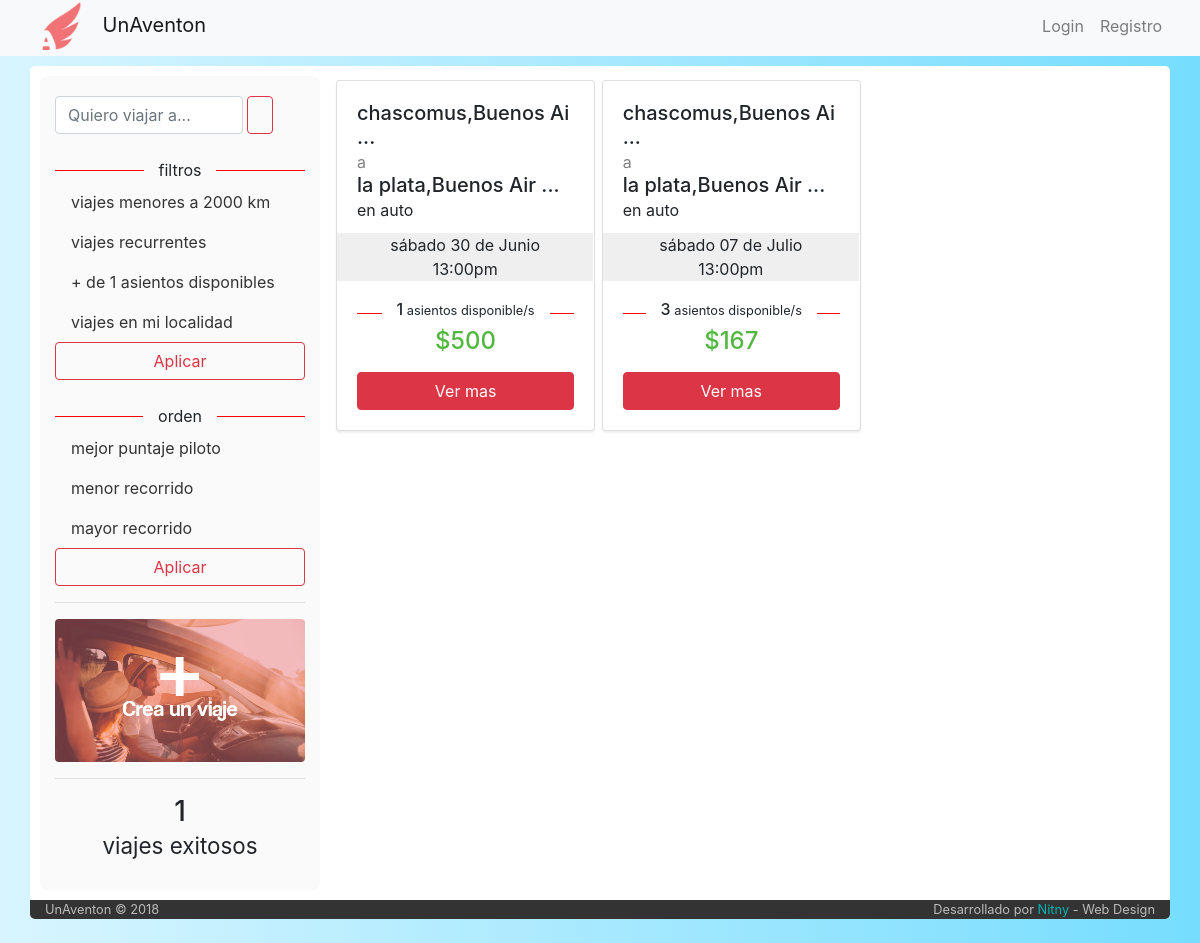
Before: / with the older database file.
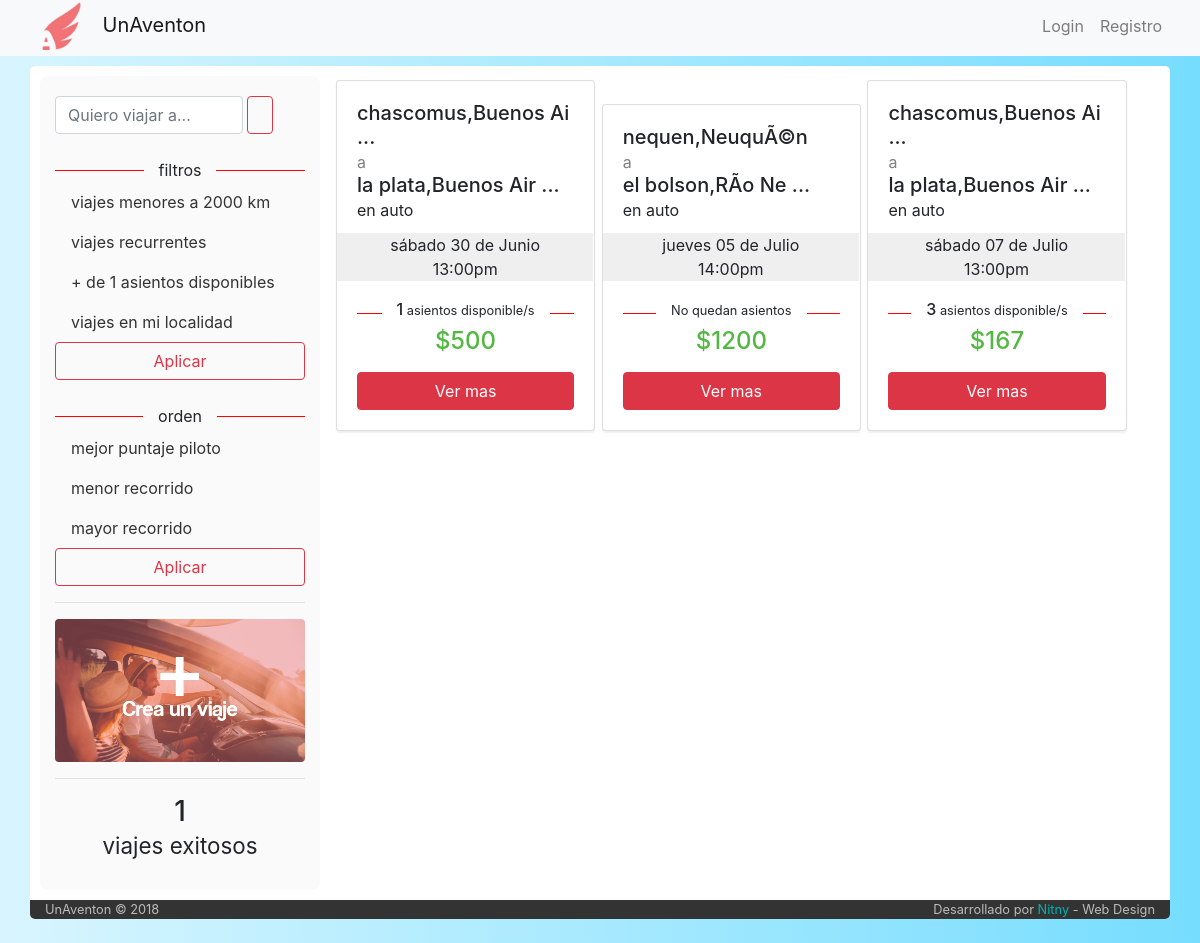
After: the same page with the newer database file.
### tables this page shows
CREATE TABLE IF NOT EXISTS `viaje` (
  `idViaje` int(6) NOT NULL AUTO_INCREMENT,
  `idPiloto` int(6) NOT NULL,
  `idVehiculo` int(6) NOT NULL,
  `fecha_publicacion` datetime NOT NULL,
  `fecha_partida` datetime NOT NULL,
  `tiempo_estimado` int(11) NOT NULL DEFAULT '30',
  `origen` varchar(60) NOT NULL,
  `destino` varchar(60) NOT NULL,
  `asientos_disponibles` int(2) NOT NULL,
  `costo` int(7) NOT NULL,
  `estado` int(1) NOT NULL DEFAULT '1',
  `tipo` varchar(50) NOT NULL DEFAULT 'unico',
  PRIMARY KEY (`idViaje`)
);

CREATE TABLE IF NOT EXISTS `tipo_vehiculo` (
  `idTipo` int(1) NOT NULL AUTO_INCREMENT,
  `icono` varchar(140) DEFAULT NULL,
  `tipo` varchar(11) NOT NULL,
  PRIMARY KEY (`idTipo`)
);

### index.php (called while the page is built, shortened)
<?php
	include ('core/helpers.php');
	include ('php/inicio_body.php');
	$router = new Router;
	$vars = $router->get_variables();
	render($vars);
	include ('php/cierre_body.php');

### controller/home.php (the view, shortened to what this page needs)
<?php
	function render($vars = [])
	{
		?>
		<div class="row" style="padding:10px 10px;">
			<div class="col-md-3" style="background-color: #fafafa; padding: 20px 15px; border-radius: 8px">
				<form class="form-inline my-2 my-lg-0">
				      <input class="form-control mr-sm-1" type="search" aria-label="Search" placeholder="Quiero viajar a..."  style="width: 75%">
				      <button class="btn btn-outline-danger my-2 my-sm-0" type="submit"> <img src="https://png.icons8.com/ios-glyphs/2x/search.png" alt="" style="width:20px; margin-top:-3px"> </button>
				</form>
				<br>
				<div class="strike">
   				<span>filtros</span>
				</div>
				<nav class="nav flex-column">
				  <a class="nav-link active" style="color: #333!important" href="#">viajes menores a 2000 km</a>
				  <a class="nav-link" href="#" style="color: #333!important">viajes recurrentes</a>
				  <a class="nav-link" href="#" style="color: #333!important">+ de 1 asientos disponibles</a>
					<a class="nav-link" href="#" style="color: #333!important">viajes en mi localidad</a>
				</nav>
				<center><button type="button" class="btn btn-outline-danger" style="width:100%">Aplicar</button></center>
				<br>
				<div class="strike">
   				<span>orden</span>
				</div>
				<nav class="nav flex-column">
				  <a class="nav-link active" style="color: #333!important" href="#">mejor puntaje piloto</a>
				  <a class="nav-link" href="#" style="color: #333!important">menor recorrido</a>
				  <a class="nav-link" href="#" style="color: #333!important">mayor recorrido</a>
				</nav>
				<center><button type="button" class="btn btn-outline-danger" style="width:100%">Aplicar</button></center>
				<hr>
				<a href="/altaviaje"><img src="img/boton.jpg" alt="" class="img-fluid boton_crear"></a>
				<hr>
				<h3 style="text-align: center">
				<?php
					include('php/conexion.php');
					$contador=mysqli_query($conexion,"SELECT *
																						from viaje
																						where estado=3")
																						or die ("problmas con el contador");
					echo mysqli_num_rows($contador);
					?>
					<br>
					<small>viajes exitosos</small>
					</h3>
 			</div>
			<div class="col-md-9">
			<?php
			$viajes=mysqli_query($conexion,"SELECT *, tipo_vehiculo.tipo as tipoVehiculo
											from viaje
											inner join usuario on viaje.idPiloto = usuario.idUser
											inner join vehiculo on viaje.idVehiculo = vehiculo.idVehiculo
											inner join tipo_vehiculo on vehiculo.tipo = tipo_vehiculo.idTipo
											where fecha_partida > now() and estado = 1
											order by fecha_partida") or
											die("Problemas en el select:".mysqli_error($conexion));
						while ($viaje=mysqli_fetch_array($viajes)){
							$contador_participaciones=mysqli_query($conexion,"SELECT *
																															from participacion
																															where estado=2 and idViaje=$viaje[idViaje]")
																															or die ("problemas en el contador de asientos disponibles");
						  $contador_participaciones = $viaje['asientos_disponibles'] - mysqli_num_rows($contador_participaciones);
							?>
							<div class="card" style="width: 32%; display: inline-block; margin: 4px 1px; box-shadow: 0px 2px 2px #efefef; min-height: 250px">
							  <div class="card-body">
							    <h5 class="card-title"> <span title="<?php echo $viaje['origen'];?>"><?php echo introtext($viaje['origen']); ?></span> <br> <small style="color:grey">a</small> <br> <span title="<?php echo $viaje['destino']; ?>"><?php echo introtext($viaje['destino']); ?></span> <br> <small>en <?php echo $viaje['tipoVehiculo']; ?></small> </h5>
									<div class="row fluid" style="background-color: #EFEFEF; width: 118%; margin-left: -20px">
										<div class="col-md-12">
											<center><?php echo date_toString($viaje['fecha_partida'],"br"); ?></center>
										</div>
									</div>
									<p class="card-text">
										<div class="strike">
											<span><h6><?php if ($contador_participaciones > 0) {
																						echo $contador_participaciones."<small> asientos disponible/s </small>";
																					}
																			else{
																						echo "<small>No quedan asientos</small>";
																			}
											?> </h6></span>
										</div>
										<h4 style="text-align: center; color: #53b842">$<?php
										 																														if ($viaje['asientos_disponibles'] > 0) {echo round($viaje['costo']/$viaje['asientos_disponibles']);}
										 																														else {echo $viaje['costo'];}?></h4>
									</p>
							    <a href="/viaje/<?php echo $viaje['idViaje'];?>/<?php echo $viaje['origen']."-".$viaje['destino'];?>" class="btn btn-danger" style="width: 100%">Ver mas</a>
							  </div>
							</div>
				 <?php } ?>
			 </div>
		</div>
<?php
	}

Changed rows visible on the page:
added viaje: origen "nequen,NeuquÃ©n", destino "el bolson,RÃ­o Ne ...", tipo_vehiculo.tipo "auto", fecha_partida "jueves 05 de Julio 14:00pm", asientos_disponibles "No quedan asientos", $viaje['costo']/$viaje['asientos_disponibles'] "1200"
